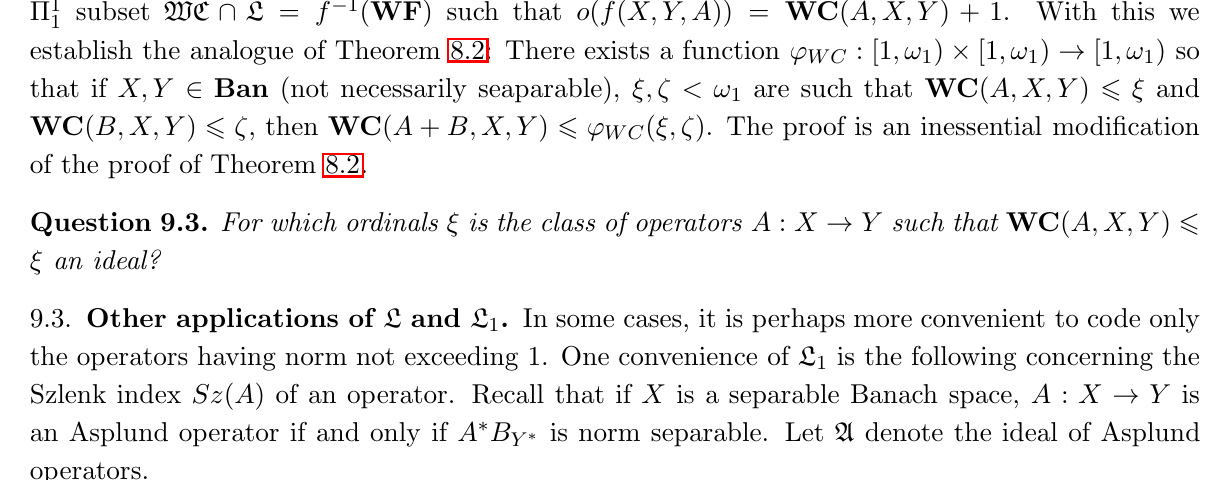
#> input picture packets/fa_banach_001_conditional_1507.06285_1507.06285_wc_james_wide_s_bridge_conditional/files/figures/question_crop.png, 1230 x 480 px, given in place of page17.png, which was not available
$ python make_source_crops.py ../../../fa_banach_001_conditional_1507.06285_1507.06285_wc_james_wide_s_bridge_conditional/files/figures/question_crop.png ../../../fa_banach_001_conditional_1507.06285_1507.06285_wc_james_wide_s_bridge_conditional/files/figures
#> lines starting #> are read from the running program, lines starting #| are printed output that depends on the picture; pictures that were not available may be replaced by others from this repository, and a replacement may not be noted
#!/usr/bin/env python3
"""Render the decisive source pages and make full-width evidence crops."""

from __future__ import annotations

import argparse
import shutil
import subprocess
import tempfile
from pathlib import Path

from PIL import Image


def render_page(pdf: Path, page: int, dpi: int, output_prefix: Path) -> Path:
#> called with page = 17, dpi = 240
    renderer = shutil.which("pdftoppm")
    if renderer is None:
        raise RuntimeError("pdftoppm was not found on PATH")
    subprocess.run(
        [
            renderer,
            "-f",
            str(page),
            "-l",
            str(page),
            "-singlefile",
            "-png",
            "-r",
            str(dpi),
            str(pdf),
            str(output_prefix),
        ],
        check=True,
    )
#> (this line was passed over: subprocess is not available in this run)
    return output_prefix.with_suffix(".png")


def save_fractional_crop(
    source: Path, destination: Path, top: float, bottom: float
) -> None:
#> called with top = 0.055, bottom = 0.39
    with Image.open(source) as image:
#> image is the input picture: PIL image 1230x480 RGB; mean R, G, B 239.3, 239.1, 239.1
        width, height = image.size
#> width = 1230; height = 480
        crop = image.crop((0, int(top * height), width, int(bottom * height)))
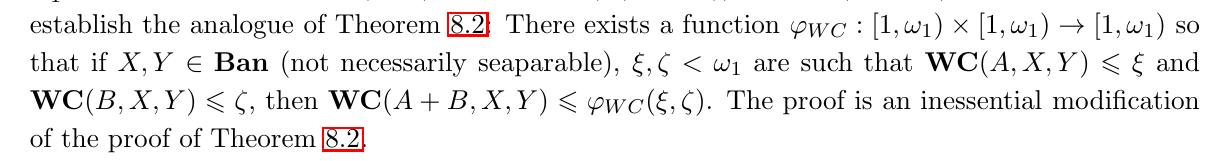
#> crop: PIL image 1230x161 RGB; mean R, G, B 239.3, 238.5, 238.5
        destination.parent.mkdir(parents=True, exist_ok=True)
        crop.save(destination, optimize=True)


def main() -> None:
    parser = argparse.ArgumentParser()
    parser.add_argument("source_pdf", type=Path)
    parser.add_argument("figures_dir", type=Path)
    parser.add_argument("--dpi", type=int, default=240)
    args = parser.parse_args()

    args.figures_dir.mkdir(parents=True, exist_ok=True)
    with tempfile.TemporaryDirectory(prefix="hardy_source_crops_") as tmp_name:
        tmp = Path(tmp_name)
        question_page = render_page(
            args.source_pdf, page=17, dpi=args.dpi, output_prefix=tmp / "page17"
        )
        theorem_page = render_page(
            args.source_pdf, page=5, dpi=args.dpi, output_prefix=tmp / "page05"
        )

        # Full page width is retained. The first crop includes the preceding
        # classical inequality and all lines of the open-question paragraph.
        save_fractional_crop(
            question_page,
            args.figures_dir / "open_problem_crop.png",
            top=0.055,
            bottom=0.390,
        )
        # This crop includes the complete statement and barrier of Theorem 3.1,
        # giving enough context for the cross-reference in the question.
        save_fractional_crop(
            theorem_page,
            args.figures_dir / "theorem_3_1_crop.png",
            top=0.255,
            bottom=0.625,
        )
#> call 2 of save_fractional_crop, with top = 0.255, bottom = 0.625
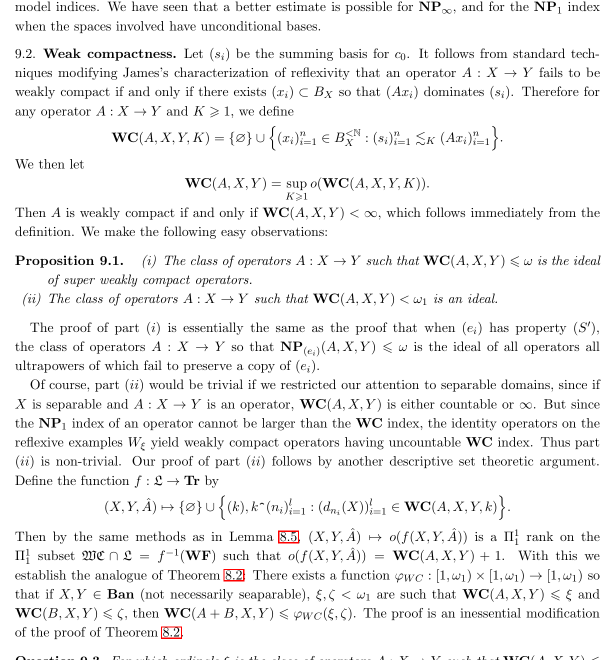
#> input picture packets/fa_banach_001_conditional_1507.06285_1507.06285_wc_james_wide_s_bridge_conditional/files/figures/open_problem_crop.png, 1230 x 1320 px, given in place of page05.png, which was not available (shown at 1/2 size)
#> in save_fractional_crop, image is the input picture: PIL image 1230x1320 RGB; mean R, G, B 240.9, 240.7, 240.7
#> in save_fractional_crop (call 2), `crop = image.crop((0, int(top * height), width, int(bottom * height)))`:
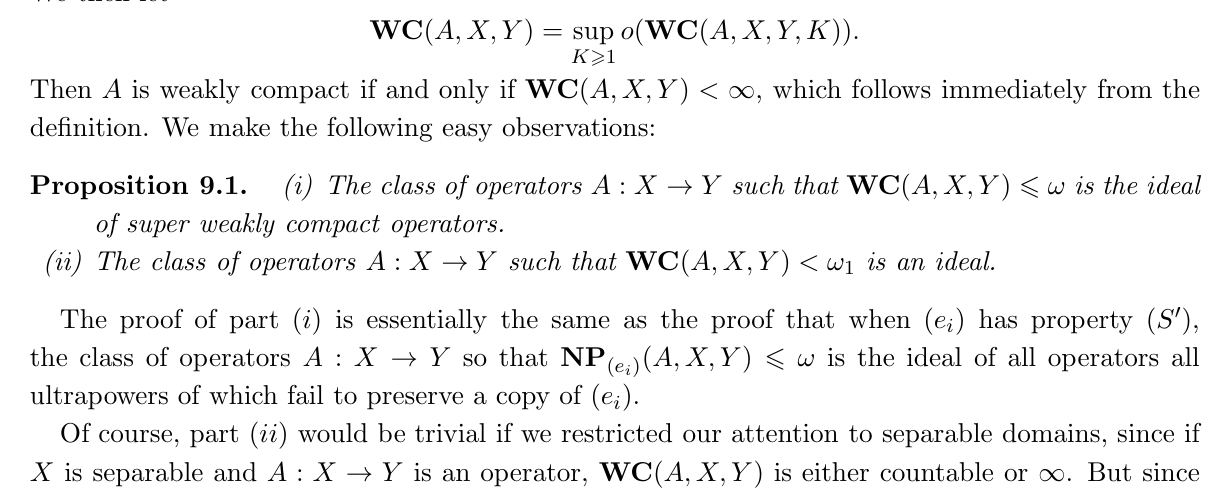
#> crop: PIL image 1230x489 RGB; min 0, max 255, mean 241.4


if __name__ == "__main__":
    main()
